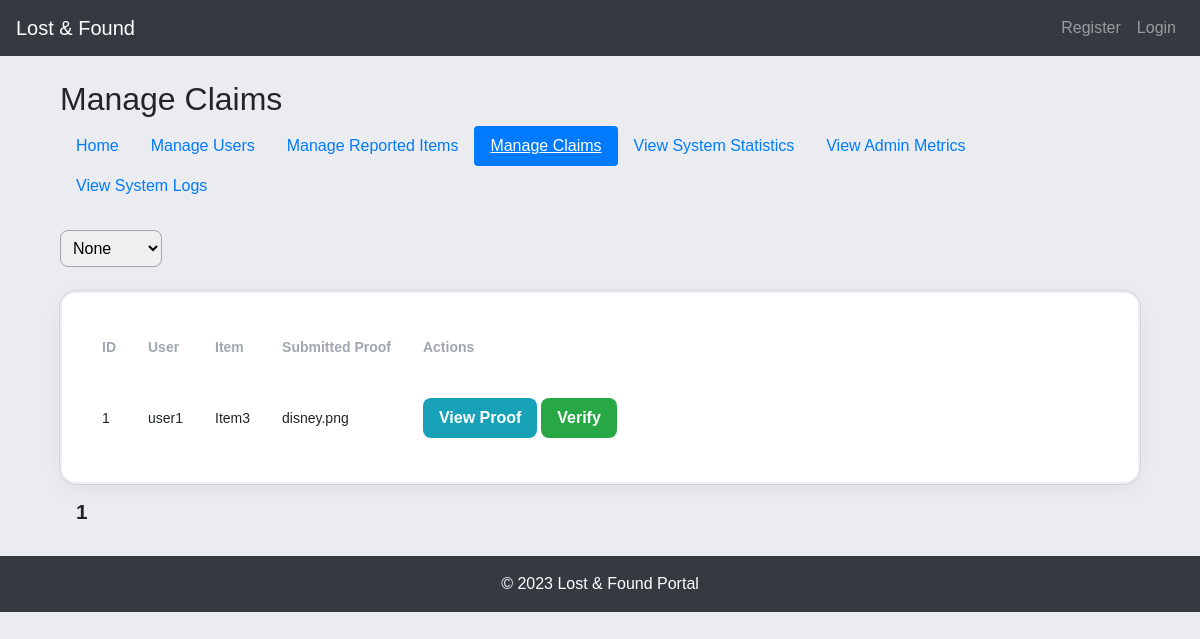
/manage_claims, run on the app's committed database.
### models.py (models this page shows, shortened)
class Claim(db.Model):
    id = db.Column(db.Integer, primary_key=True)
    item_id = db.Column(db.Integer, db.ForeignKey('item.id'))
    user_id = db.Column(db.Integer, db.ForeignKey('user.id'))
    claim_status = db.Column(db.String(50))
    submitted_proof = db.Column(db.String(200))
    item = db.relationship('Item', back_populates='claims')
    user = db.relationship('User', back_populates='claims')

class User(UserMixin, db.Model):
    id = db.Column(db.Integer, primary_key=True)
    first_name = db.Column(db.String(80), unique=False, nullable=False)
    last_name = db.Column(db.String(80), unique=False, nullable=False)
    username = db.Column(db.String(80), unique=True, nullable=False)
    created_at = db.Column(db.DateTime, default=datetime.utcnow)
    email = db.Column(db.String(120), unique=True, nullable=False, index=True, info={'unique_constraint': 'uq_email'})
    phone = db.Column(db.String(20), unique=True, nullable=False)
    password = db.Column(db.String(128), nullable=False)
    is_admin = db.Column(db.Boolean, default=False)
    last_login = db.Column(db.DateTime, nullable=True)
    is_active = db.Column(db.Boolean, default=True)
    email_verified = db.Column(db.Boolean, nullable=False, default=False)
    items = db.relationship('Item', backref='reporter', lazy=True)
    profile_visibility = db.Column(db.String(50), default='public', nullable=False)
    sent_messages = db.relationship('Message', foreign_keys='Message.sender_id', backref='sender', lazy='dynamic')
    received_messages = db.relationship('Message', foreign_keys='Message.receiver_id', backref='receiver',
                                        lazy='dynamic')
    claims = db.relationship('Claim', back_populates='user')
    PROFILE_VISIBILITY_CHOICES = ['public', 'private']

class Item(db.Model):
    id = db.Column(db.Integer, primary_key=True)
    name = db.Column(db.String(100), nullable=False, index=True)  # Added index
    description = db.Column(db.String(300), nullable=False, index=True)  # Added index
    category = db.Column(db.String(100), nullable=False, index=True)  # Added index
    location = db.Column(db.String(200), nullable=False, index=True)  # Added index
    time = db.Column(db.DateTime, nullable=False, default=datetime.utcnow)
    created_at = db.Column(db.DateTime, nullable=False, default=datetime.utcnow)
    is_verified = db.Column(db.Boolean, default=False, nullable=False)
    type = db.Column(db.String(10), nullable=False, index=True)  # This will store values "lost" or "found"
    image_file = db.Column(db.String(20), nullable=True, default='default.jpg')
    user_id = db.Column(db.Integer, db.ForeignKey('user.id'), nullable=False)
    claims = db.relationship('Claim', back_populates='item')

### app.py (the view)
@app.route('/manage_claims')
def manage_claims():
    print(request.args.get('status'))
    page = request.args.get('page', 1, type=int)
    status = request.args.get('status', None)
    if status == 'Verified' or status == 'Rejected' or status == 'Pending':
        claims = Claim.query.filter_by(claim_status=status).paginate(page=page, per_page=10)
    else:
        claims = Claim.query.paginate(page=page, per_page=10)
    return render_template('manage_claims.html', claims=claims, active_page='manage_claims', status=status)

### app.py (called while the page is built)
@app.before_request
def before_request():
    flask.g.start_time = time.time()

@app.after_request
def increment_request_count(response):
    http_requests_total.labels(method=request.method, endpoint=request.endpoint).inc()
    request_duration_seconds.observe(time.time() - flask.g.start_time)
    return response

@app.before_request
def make_session_permanent():
    session.permanent = True
    app.permanent_session_lifetime = timedelta(minutes=15)
    session.modified = True

@app.before_request
def before_request():
    if current_user.is_authenticated:
        g.unread_messages_count = Message.query.filter_by(receiver_id=current_user.id, is_read=False).count()
    else:
        g.unread_messages_count = 0

@app.context_processor
def inject_unread_messages_count():
    if current_user.is_authenticated:
        unread_messages_count = Message.query.filter_by(receiver_id=current_user.id, is_read=False).count()
    else:
        unread_messages_count = 0
    return dict(unread_messages_count=unread_messages_count)

### templates/manage_claims.html (shortened to what this page needs)
{% extends "base.html" %}
{% block content %}
<div class="container">
    <h2>Manage Claims</h2>
    {% include 'admin_navbar.html' %}
    <form class="mb-4" action="{{ url_for('manage_claims') }}" method="get">
        <select name="status" onchange="this.form.submit()" class="form-select">
            <option value="">{{status}}</option>
        </select>
    </form>
    <div class="table-widget">
        <table>
            <thead>
            <tr>
                <th>ID</th>
                <th>User</th>
                <th>Item</th>
                <th>Submitted Proof</th>
                <th>Actions</th>
            </tr>
            </thead>
            <tbody>
            {% for claim in claims.items %}
            <tr>
                <td>{{ claim.id }}</td>
                <td>{{ claim.user.username }}</td>
                <td>{{ claim.item.name }}</td>
                <td>{{ claim.submitted_proof }}</td>
                <td>
                    {% if claim.submitted_proof %}
                    <a href="{{ url_for('uploaded_file', filename=claim.submitted_proof) }}" target="_blank"
                       class="btn btn-info">View Proof</a>
                    {% endif %}
                    {% if claim.claim_status != 'Verified' %}
                    <form method="post" action="{{ url_for('verify_claim', claim_id=claim.id) }}"
                          class="d-inline-block">
                        <button type="submit" class="btn btn-success">Verify</button>
                    </form>
                    {% endif %}
                </td>
            </tr>
            {% endfor %}
            </tbody>
        </table>
    </div>
    <ul class="pagination">
        {% for page_num in claims.iter_pages() %}
        {% if page_num %}
        {% if page_num != claims.page %}
        <li><a href="{{ url_for('manage_claims', page=page_num, status=status) }}">{{ page_num }}</a></li>
        {% else %}
        <li class="active"><a>{{ page_num }}</a></li>
        {% endif %}
        {% else %}
        <li class="disabled"><span>...</span></li>
        {% endif %}
        {% endfor %}
    </ul>
</div>
{% endblock %}

### templates/manage_claims.html (style rules this page uses)
:root { --background: #EBECF0; --table-background: #FFFFFF; --primary: #101824; --gray: #A0A7B1; --odd-row: #f6f9ff; --gray-background: #EDEEF1; --gray-mid: #F1F2F6; }
body { font-family: sans-serif; background-color: var(--background); }
.table-widget { border-radius: 16px; background-color: var(--table-background); padding: 24px; border: 2px solid var(--gray-background); box-shadow: rgba(0, 0, 0, 0.05) 0px 6px 24px 0px, rgba(0, 0, 0, 0.08) 0px 0px 0px 1px; text-align: left; overflow-x: auto; }
.table-widget table { max-width: fit-content; border-collapse: collapse; width: 100%; }
.table-widget th, .table-widget td { padding: 20px 16px; font-size: 0.875rem; }
.table-widget th { color: var(--gray); }
.pagination { list-style-type: none; display: flex; gap: 16px; padding: 0px; }
.pagination a { display: block; color: var(--primary); font-size: 1.3rem; text-decoration: none; font-weight: 700; padding: 12px 16px; border-radius: 8px; }
.form-select { padding: 8px; border-radius: 8px; border: 1px solid var(--gray); }
.btn { padding: 8px 16px; border: none; cursor: pointer; font-weight: 700; border-radius: 8px; }
.btn-info { background-color: #17a2b8; color: white; }
.btn-success { background-color: #28a745; color: white; }

### data on the page
Claim: id "1", user.username "user1", item.name "Item3", submitted_proof "disney.png"

### other printed values
{{ page_num }} "1"
form field status "None"
